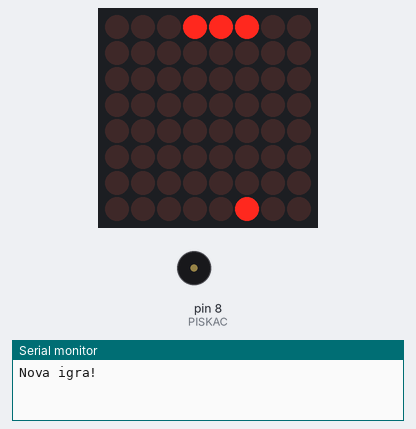
The sketch below on a simulated Arduino Uno, built with avr-gcc and run on an emulated ATmega328P. On the bench: 8×8 LED matrix, buzzer (waves = sounding), the last lines printed to the serial monitor. Random numbers use the default seed unless the sketch sets one.

Above: at 0.2 s.
At 2.9 s:
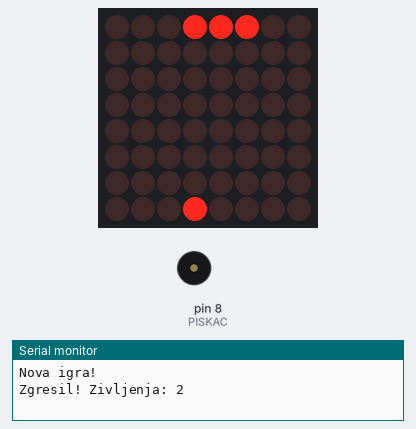
At 16.4 s:
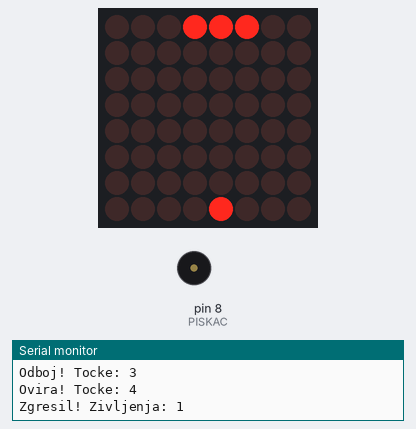
At 39.66 s:
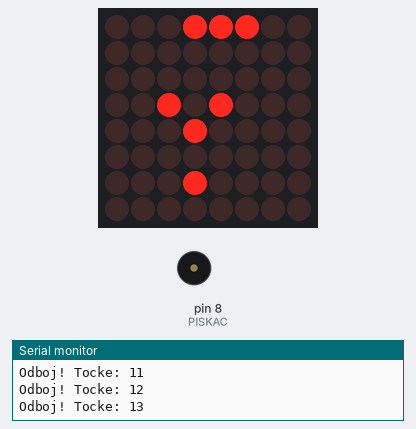
Timing chart, 0 to 40.0 s (numbered marks = the images above):
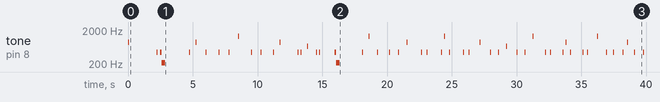

The sketch:

Odbijanje.ino
```cpp
#include <MD_MAX72xx.h>
#include <SPI.h>
#define IR_USE_AVR_TIMER5   // daljinec na časovniku 5, ker tone() za piskač rabi časovnik 2
#include <IRremote.hpp>

#define TIP   MD_MAX72XX::GENERIC_HW
#define DIN   7
#define CLK   6
#define CS    5
#define IR_PIN 2      // Y (signal) na IR sprejemniku
#define PISKAC 8      // + nožica pasivnega piskača

MD_MAX72XX matrika = MD_MAX72XX(TIP, DIN, CLK, CS, 1);

// ---------- tipke na daljincu ELEGOO ----------
const byte T_LEVO   = 0x44;  // |<<   = lopar levo
const byte T_DESNO  = 0x43;  // >>|   = lopar desno
const byte T_SREDINA = 0x40; // >||   (v tej igri je ne uporabljamo)
const byte T_4 = 0x08, T_6 = 0x5A;  // tudi številke

// ---------- nastavitve ----------
const int SIRINA_LOPARJA = 3;
const int ZIVLJENJ    = 3;
const int ZAC_HITROST = 260;  // ms med koraki žogice na začetku
const int POSPESEK    = 8;    // za toliko ms hitreje po vsakem odboju od loparja
const int NAJ_HITROST = 90;   // hitreje od tega ne gre
const int NOVA_OVIRA  = 2;    // vsakič po toliko odbojih od loparja se pojavi ovira
const int NAJ_OVIR    = 12;   // več ovir hkrati ne more biti
const int FAZ_OVIR    = 3;    // ovire svetijo 1 od 3 ciklov, žogica in lopar polno

// ---------- stanje igre ----------
int zogaX, zogaY;          // [0, 0] je zgoraj levo
int smerX, smerY;          // -1, 0 ali 1
int lopar;                 // x skrajno leve pike loparja, lopar je v spodnji vrstici
bool ovira[8][8];          // ovire [y][x], pojavljajo se v vrsticah 1 do 4
int stOvir;
int zivljenja;
int odbojev;               // kolikokrat si odbil žogico z loparjem
int tocke;                 // odboji + zadete ovire
int hitrost;
unsigned long naslednjiKorak;

// ---------- risanje (kot pri kači) ----------
byte obrniBite(byte b) {
  byte r = 0;
  for (int i = 0; i < 8; i++) {
    r = (r << 1) | (b & 1);
    b >>= 1;
  }
  return r;
}

void poslji(byte buf[8]) {
  for (int vrstica = 0; vrstica < 8; vrstica++) {
    matrika.setRow(0, 7 - vrstica, obrniBite(buf[vrstica]));
  }
  matrika.update();
}

void prizgi(byte buf[8], int x, int y) {
  buf[y] |= (B10000000 >> x);
}

int faza = 0;
void narisi() {
  byte buf[8] = { 0 };
  if (faza == 0)
    for (int y = 0; y < 8; y++)
      for (int x = 0; x < 8; x++)
        if (ovira[y][x]) prizgi(buf, x, y);
  faza = (faza + 1) % FAZ_OVIR;
  for (int i = 0; i < SIRINA_LOPARJA; i++) prizgi(buf, lopar + i, 7);
  prizgi(buf, zogaX, zogaY);
  poslji(buf);
}

// ---------- številke (kot pri Kockicah) ----------
const byte STEVKE[10][5] = {
  { B111, B101, B101, B101, B111 },  // 0
  { B010, B110, B010, B010, B111 },  // 1
  { B111, B001, B111, B100, B111 },  // 2
  { B111, B001, B111, B001, B111 },  // 3
  { B101, B101, B111, B001, B001 },  // 4
  { B111, B100, B111, B001, B111 },  // 5
  { B111, B100, B111, B101, B111 },  // 6
  { B111, B001, B010, B010, B010 },  // 7
  { B111, B101, B111, B101, B111 },  // 8
  { B111, B101, B111, B001, B111 },  // 9
};

void narisiStevko(byte buf[8], int stevka, int zx) {
  for (int y = 0; y < 5; y++)
    for (int x = 0; x < 3; x++)
      if (STEVKE[stevka][y] & (B100 >> x)) prizgi(buf, zx + x, y + 1);
}

// na matriki pokaže število (največ 99)
void pokaziStevilo(int n, int ms) {
  n = min(n, 99);
  byte buf[8] = { 0 };
  if (n < 10) {
    narisiStevko(buf, n, 2);           // ena številka na sredini
  } else {
    narisiStevko(buf, n / 10, 0);      // desetice
    narisiStevko(buf, n % 10, 4);      // enice
  }
  poslji(buf);
  delay(ms);
}

// ---------- zvok ----------
// zaigra ton in počaka, da se konča
void pisk(int hz, int ms) {
  tone(PISKAC, hz, ms);
  delay(ms + 20);
}

// kratek ton, igra med tem teče naprej
void klik(int hz) {
  tone(PISKAC, hz, 30);
}

void zvokZgresil() {
  pisk(440, 120);
  pisk(220, 250);
}

void zvokKonec() {            // žalostna melodija navzdol
  pisk(523, 200);
  pisk(392, 200);
  pisk(330, 200);
  pisk(262, 500);
}

// ---------- daljinec ----------
// ko tipko držiš, se lopar premika naprej
void preberiDaljinec() {
  if (!IrReceiver.decode()) return;

  bool neznan = IrReceiver.decodedIRData.protocol == UNKNOWN;   // šum
  byte tipka = IrReceiver.decodedIRData.command;
  IrReceiver.resume();
  if (neznan) return;

  switch (tipka) {
    case T_LEVO:  case T_4: lopar = max(0, lopar - 1); break;
    case T_DESNO: case T_6: lopar = min(8 - SIRINA_LOPARJA, lopar + 1); break;
    // case T_SREDINA: break;   // play/pause: v tej igri ne naredi nič
  }
}

// ---------- igra ----------
void novaZoga() {
  zogaX = random(2, 6);
  zogaY = 0;                           // v vrstici 0 ni nikoli ovir
  smerX = random(2) ? 1 : -1;
  smerY = 1;
  naslednjiKorak = millis() + 800;     // malo časa, da se pripraviš
}

// nova ovira na naključnem prostem mestu v vrsticah 1 do 4
void novaOvira() {
  if (stOvir >= NAJ_OVIR) return;
  int x, y;
  do {
    x = random(8);
    y = random(1, 5);
  } while (ovira[y][x] || (x == zogaX && y == zogaY));
  ovira[y][x] = true;
  stOvir++;
  klik(1320);
}

void odstraniOviro(int x, int y) {
  ovira[y][x] = false;
  stOvir--;
  tocke++;
  Serial.print("Ovira! Tocke: ");
  Serial.println(tocke);
}

void novaIgra() {
  for (int y = 0; y < 8; y++)
    for (int x = 0; x < 8; x++) ovira[y][x] = false;
  stOvir = 0;
  zivljenja = ZIVLJENJ;
  odbojev = 0;
  tocke = 0;
  lopar = (8 - SIRINA_LOPARJA) / 2;    // lopar na sredini
  hitrost = ZAC_HITROST;
  novaZoga();
  Serial.println("Nova igra!");
}

void konecIgre() {
  Serial.print("Konec igre. Tocke: ");
  Serial.println(tocke);
  zvokKonec();
  for (int i = 0; i < 3; i++) {
    matrika.control(MD_MAX72XX::TEST, true);
    delay(200);
    matrika.control(MD_MAX72XX::TEST, false);
    delay(200);
  }
  pokaziStevilo(tocke, 3000);
}

void korak() {
  // stene levo in desno
  int nx = zogaX + smerX;
  if (nx < 0 || nx > 7) {
    smerX = -smerX;
    nx = zogaX + smerX;
    klik(440);
  }

  // strop
  int ny = zogaY + smerY;
  if (ny < 0) {
    smerY = 1;
    ny = zogaY + smerY;
    klik(440);
  }

  // ovire: žogica se odbije in ovira izgine
  bool vodoravno = smerX != 0 && ovira[zogaY][nx];   // ovira ob strani
  bool navpicno  = ovira[ny][zogaX];                  // ovira zgoraj ali spodaj
  if (vodoravno || navpicno || ovira[ny][nx]) {
    if (vodoravno) { odstraniOviro(nx, zogaY); smerX = -smerX; }
    if (navpicno)  { odstraniOviro(zogaX, ny); smerY = -smerY; }
    if (!vodoravno && !navpicno) {                    // zadela v kot
      odstraniOviro(nx, ny);
      smerX = -smerX;
      smerY = -smerY;
    }
    klik(660);
    naslednjiKorak = millis() + hitrost;
    return;                                           // ta korak žogica obstane
  }

  // spodnja vrstica: je tam lopar?
  if (ny == 7) {
    int kje = nx - lopar;                    // 0 levi rob, 1 sredina, 2 desni rob
    if (kje >= 0 && kje < SIRINA_LOPARJA) {
      smerY = -1;
      smerX = kje - 1;                       // rob loparja pošlje žogico postrani
      if (smerX == 0 && random(4) == 0)      // včasih sredina malo zanese
        smerX = random(2) ? 1 : -1;
      odbojev++;
      tocke++;
      hitrost = max(NAJ_HITROST, hitrost - POSPESEK);
      klik(880);
      Serial.print("Odboj! Tocke: ");
      Serial.println(tocke);
      if (odbojev % NOVA_OVIRA == 0) novaOvira();
      naslednjiKorak = millis() + hitrost;
      return;                                // žogica ostane nad loparjem
    }
  }

  zogaX = nx;
  zogaY = ny;

  if (zogaY == 7) {                          // zgrešil si
    narisi();
    zivljenja--;
    Serial.print("Zgresil! Zivljenja: ");
    Serial.println(zivljenja);
    zvokZgresil();
    if (zivljenja == 0) { konecIgre(); novaIgra(); }
    else novaZoga();
    return;
  }
  naslednjiKorak = millis() + hitrost;
}

// ---------- program ----------
void setup() {
  Serial.begin(9600);
  matrika.begin();
  matrika.control(MD_MAX72XX::INTENSITY, 15);
  matrika.control(MD_MAX72XX::UPDATE, MD_MAX72XX::OFF);   // pošiljamo sami
  IrReceiver.begin(IR_PIN, ENABLE_LED_FEEDBACK);           // LED 13 utripne ob signalu
  randomSeed(analogRead(A5));   // vsakič drugačna igra
  pisk(880, 100);               // ob vklopu: preverimo, da piskač dela
  novaIgra();
}

void loop() {
  preberiDaljinec();
  if (millis() >= naslednjiKorak) korak();
  narisi();
}
```

Measured:
- by itself, tone on pin 8 (PISKAC): plays 880 Hz for 0.10 s, 440 Hz for 0.03 s, 440 Hz for 0.12 s, 220 Hz for 0.25 s, 440 Hz for 0.03 s, 880 Hz for 0.03 s … (55 notes in this stretch)
- what the display in image 0 shows lasts 0.8 s, from 0.1 s to 0.9 s
